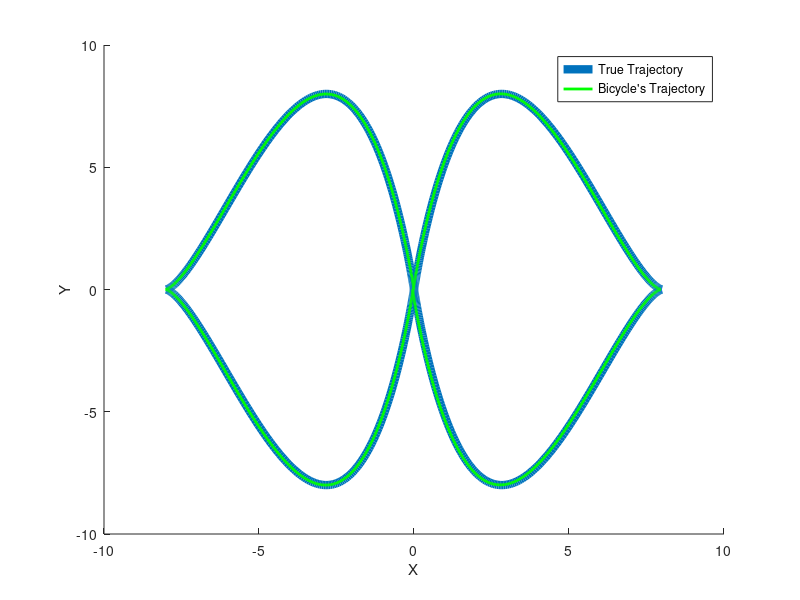

This figure's MATLAB source:
%% First approach
Ts = 0.001; 
ITER = 1e3;

t=linspace(-pi,pi,ITER); 
x = 8*sin(t).^3; y = 8*sin((2*t)).^3;
vx  = gradient(x, Ts); vy = gradient(y, Ts);
ax  = gradient(vx, Ts); ay = gradient(vy, Ts);
phi = atan2(vy, vx); 

%resulting forward kinematic velocities
x_f = zeros(1, ITER); y_f = zeros(1, ITER); 

delta_f = 0*pi/180; 

for n=1:ITER-1
    J = [cos(delta_f)*cos(phi(n)) 0; 
         cos(delta_f)*sin(phi(n)) 0;
         0 1];
    J_inv = pinv(J);
    
    X = [vx(n); vy(n); phi(n)];
    B = J_inv*X; %chassis velocities
    
    %forward kinematic
    
    
    %x_f(n+1) = x_f(n) + Ts*B(1)*cos(phi(n)+ 0); %*cos(delta_f)
    %y_f(n+1) = y_f(n) + Ts*B(1)*sin(phi(n)+ 0);
    
    x_f(n+1) = x_f(n) + 0.5*(Ts*B(1)*cos(phi(n)+0) + Ts*B(1)*cos(phi(n)+0+Ts*B(2))); %*cos(delta_f)
    y_f(n+1) = y_f(n) + 0.5*(Ts*B(1)*sin(phi(n)+0) + Ts*B(1)*sin(phi(n)+0+Ts*B(2)));


end
hold on 
plot(x, y, 'linewidth', 6)
plot(x_f, y_f, 'g-','linewidth', 2)
legend('True Trajectory', "Bicycle's Trajectory")
xlabel('X')
ylabel('Y')
hold off
print('traj_figure', '-dpng')

%% Second approach
clear all; close all; clc;

Ts = 0.001; 
ITER = 1e3;
omega = 2*pi/10;
v = 0.5; % bicycle velocity
d = 2; % length of chasis
lr = d*0.6; 
t=linspace(-pi,pi,ITER); 
%resulting forward kinematic velocities
x_f = zeros(1, ITER); y_f = zeros(1, ITER); 

% steering angle delta f 
delta_f = 2*cos(omega*t);
%plot(t,delta_f); figure();

%velocity-chassis angle
beta = atan2(lr*tan(delta_f),d);

% phi
phi = (1/d).*cos(beta).*tan(delta_f);

for n=1:ITER-1
    x_f(n+1) = x_f(n) + Ts*v*cos(phi(n)+ beta(n)); 
    y_f(n+1) = y_f(n) + Ts*v*sin(phi(n)+ beta(n));
    
    %x_f(n+1) = x_f(n) + 0.5*(Ts*v*cos(phi(n)+beta(n)) + Ts*v*cos(phi(n)+beta(n)+Ts*omega)); %*cos(delta_f)
    %y_f(n+1) = y_f(n) + 0.5*(Ts*v*sin(phi(n)+beta(n)) + Ts*v*sin(phi(n)+beta(n)+Ts*omega));
    
end
hold on 
% plot(x, y, 'linewidth', 6)
plot(x_f, y_f, 'g-','linewidth', 2)
legend("Bicycle's Trajectory")
xlabel('X'); ylabel('Y');
hold off
